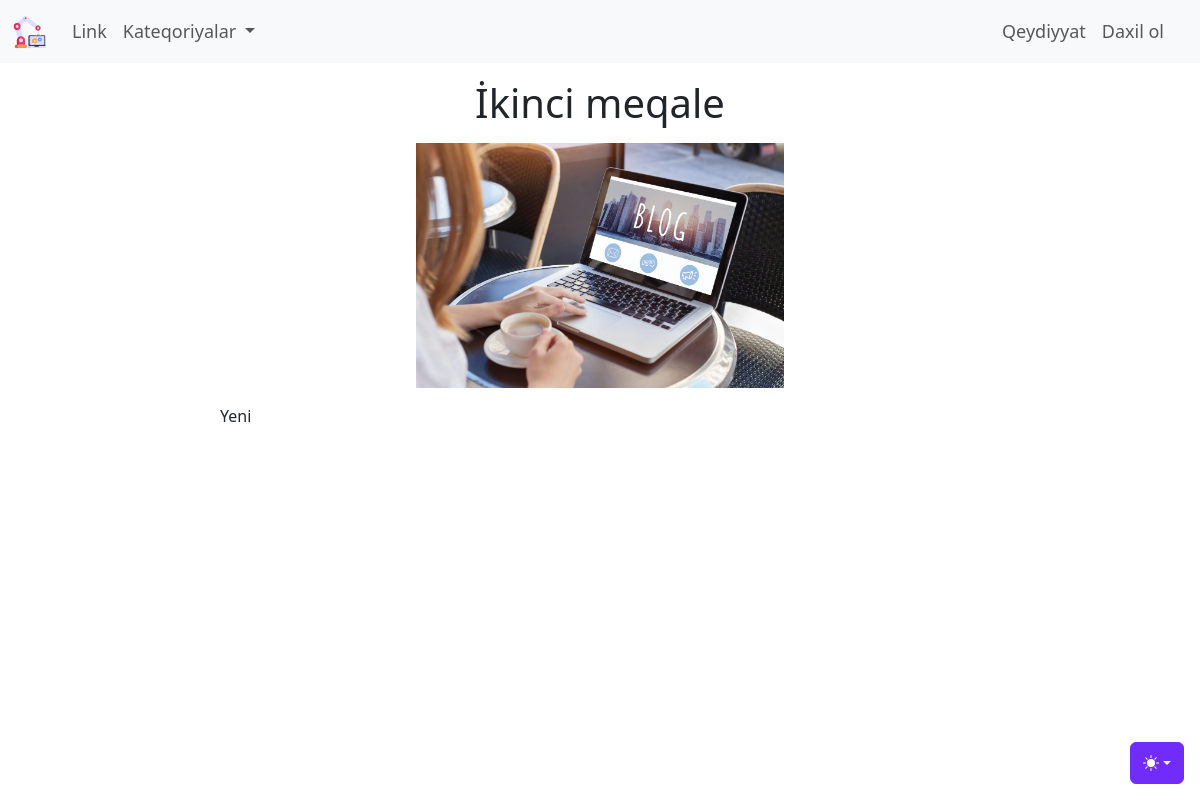
The app's page /blog/ikinci-meqale, older data.
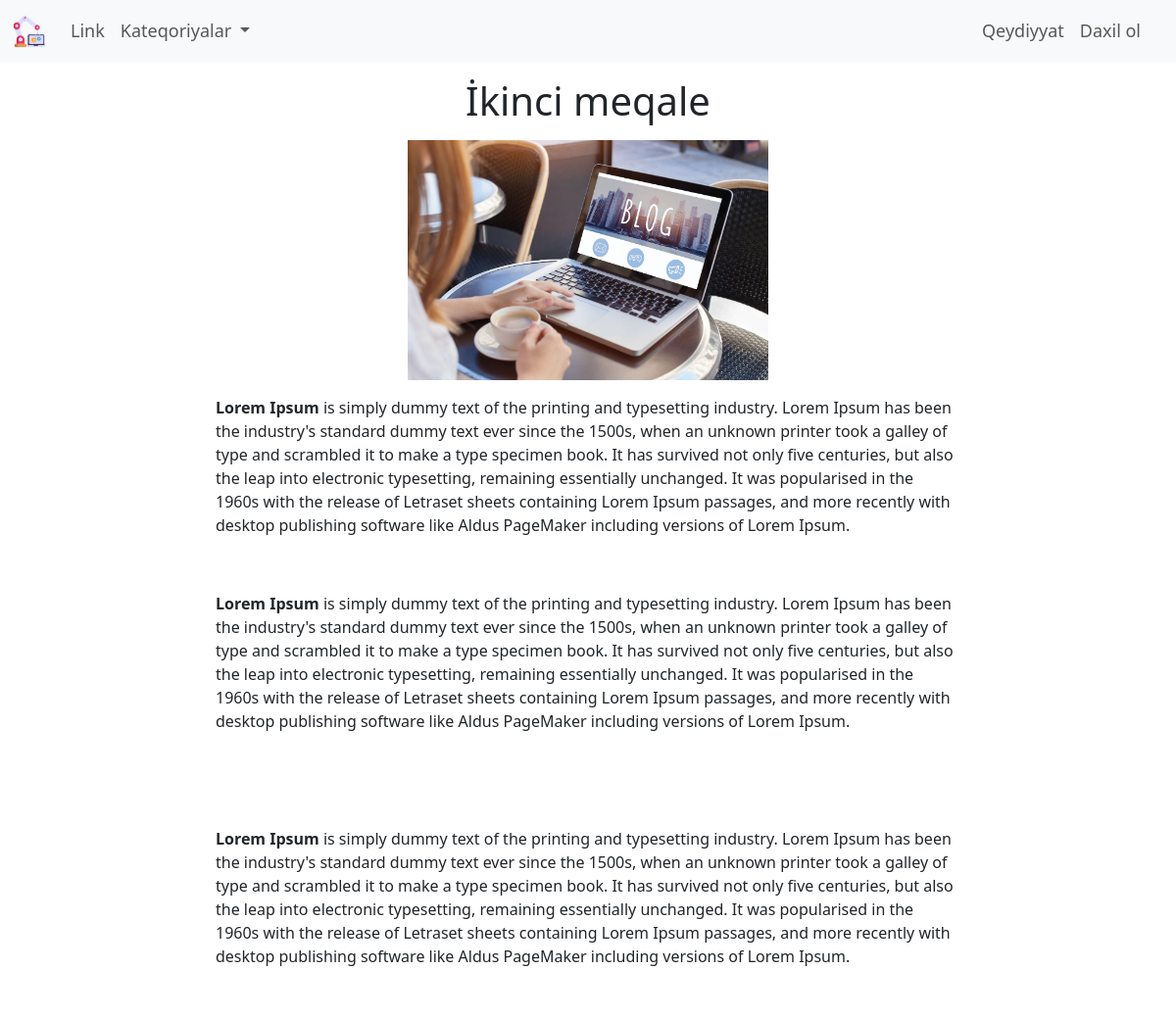
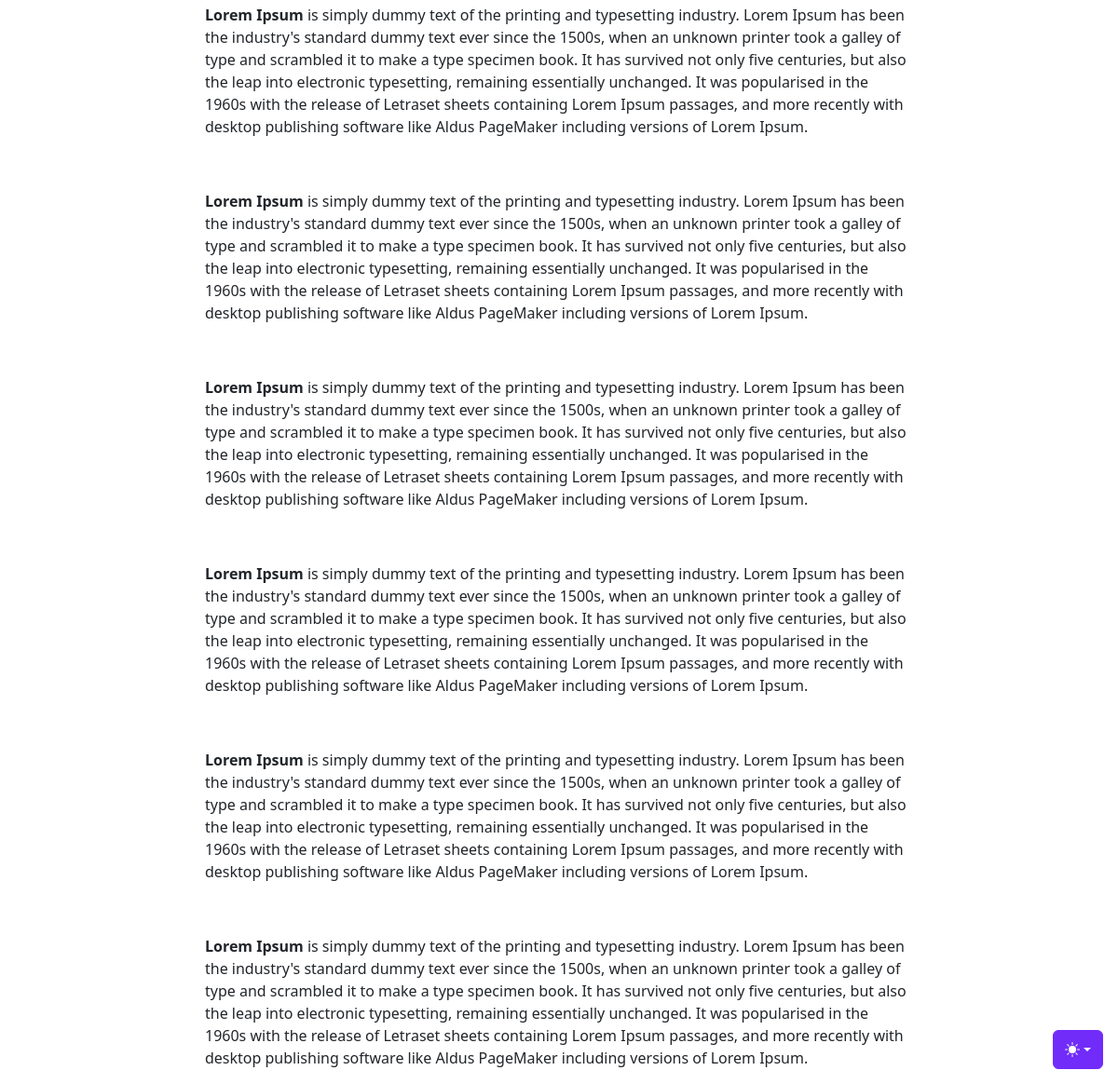
The same page, newer data (2 pictures, top to bottom).
### blog/models.py (models this page shows, shortened)
class Blog(models.Model):
    class Meta:
        verbose_name = 'Məqalə'
        verbose_name_plural = 'Məqalələr'
    basliq_sekli = models.ImageField(upload_to = "uploads/%d.%m.%Y",default = 'uploads/default.jpg',null=True,blank=True)
    karusel_sekli = ImageSpecField(source="basliq_sekli",
                                   processors=[ResizeToFill(600,400)],
                                   format='JPEG',
                                   options={'quality':100})
    basliq = models.CharField('Məqalə başlığı', max_length = 200)
    kontent = CKEditor5Field('Məqalə kontenti', config_name = 'extends')
    yaradilma_tarixi = models.DateTimeField('Yaranma tarixi', auto_now_add = True)
    deyisdirilme_tarixi = models.DateTimeField('Yaranma tarixi', auto_now = True)
    blog_slug = models.SlugField(editable=False, unique = True)
    blog_kateqoriya = models.ManyToManyField(Kateqoriya, verbose_name = 'Kateqoriyaları seçin.')
    yayinda_mi = models.BooleanField('Yayına buraxılsın?', default = False)
    yeni_mi = models.BooleanField('Yeni məqalə?', default = True)
    karuselde = models.BooleanField('Karuseldə', default = False)
    istifadeci = models.ForeignKey(settings.AUTH_USER_MODEL,verbose_name='İstifadəçi',on_delete = models.CASCADE)

### blog/views.py (the view)
# urls.py: path('blog/<slug:_slug>',views.yazini_tap,name='yazini_tap'),
def yazini_tap(request,_slug):
    context = {
        'yazi':Blog.objects.get(blog_slug=_slug),
        'kateqoriyalar': Kateqoriya.objects.all(),
    }
    return render(request,'blog/yazini_tap.html',context)

### blog/templates/blog/yazini_tap.html (shortened to what this page needs)
{%extends 'base.html'%}
{%block content%}
	<div class="container-fluid mt-2">
		<div class="row">
			<div class="col-sm-0 col-md-0 col-lg-4"></div>
			<div class="col-sm-12 col-md-12 col-lg-4">
				<header class="text-center mb-3 mt-2">
					<h1>{{yazi.basliq}}</h1>
				</header>
				<div>
					<img class="img-fluid" src="{{yazi.basliq_sekli.url}}" alt="{{yazi.basliq}}">
				</div>
			</div>
			<div class="col-sm-0 col-md-0 col-lg-4"></div>
		</div>
		<div class="row mt-3">
			<div class="col-lg-2"></div>
			<div class="col-lg-8">
				{{yazi.kontent|safe}}
			</div>
			<div class="col-lg-2"></div>
		</div>
	</div>
{%endblock%}

Row changes from the older to the newer data that the page shows:
changed Blog "İkinci meqale": kontent "Yeni" → "Lorem Ipsum is simply dummy text of the printing and typesetting industry. Lorem Ipsum has been the industry's standard dummy text ever since the 1500s, when an unknown printer took a galley of type and scrambled it to make a type specimen book. It has survived not only five centuries, but also the leap into electronic typesetting, remaining essentially unchanged. It was popularised in the 1960s with the release of Letraset sheets containing Lorem Ipsum passages, and more recently with desktop publishing software like Aldus PageMaker including versions of Lorem Ipsum. Lorem Ipsum is simply dummy text of the printing and typesetting industry. Lorem Ipsum has been the industry's standard…"
